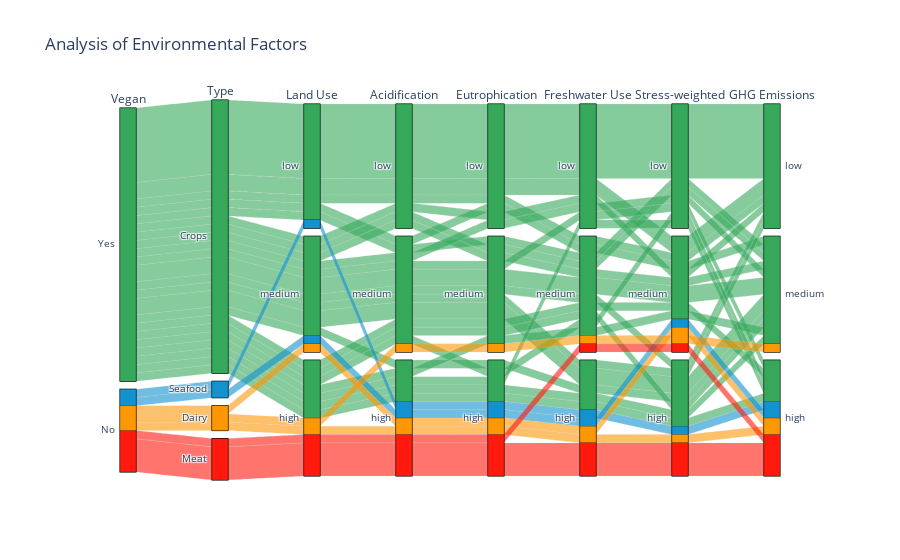

The code cell stored with this chart in its notebook:
### Markdown cell above
When we think about the dangers of global warming and the devastation it could cause, we often focus on greenhouse gas emissions. However, our planet is aching in more than one way. Here are some other categories that measure impact:

-	Land Use: besides the increase in greenhouse gas emissions, the problems associated with land use include habitat loss and soil degradation. Forests and wildlands that used to cover large parts of the world have disappeared.

-	Acidification: acidic substances like nitrogen oxides from fertilizers increase acidity in the soil and water bodies, which can have harmful effects on aquatic life, forests and crops.

-	Eutrophication: when too many nutrients (like nitrogen and phosphorus) enter a body of water, this leads to excessive growth of algae. These algae blooms deplete the oxygen in the water, leading to fish death and other negative impacts.

-	Freshwater use: especially as global temperatures rise, the demand for water is higher than ever.

-	Stress-weighted freshwater use: weights water use according to water stress in a particular region. This simply accounts for scarcity.

This is a lot to take into account when deciding what to eat—perhaps too much. One thing that could help simplify the problem is seeing whether foods that are bad in some impact categories are also bad in others: if this is the case, our choices are simpler. This is what we aim to discover in the following section.

### Code cell
# Combine the dataframes into a single dataframe
df_combined = pd.concat([df_land['Total'], df_ghg['Total'], df_acid['Total'], df_eutr['Total'], df_fresh['Total'], df_stress['Total']], axis=1)
df_combined.columns = ['Land Use', 'GHG Emissions', 'Acidification', 'Eutrophication', 'Freshwater Use', 'Stress-weighted Water Use']

# Define custom colors for GHG Emissions
df_combined[df_combined.columns] = df_combined[df_combined.columns].apply(lambda x: pd.qcut(x, q=3, labels=['low', 'medium', 'high']))
# color_mapping = {'low': 'lightsteelblue', 'medium': 'mediumseagreen', 'high': 'salmon'}
# colors = [color_mapping[category] for category in df_combined['GHG Emissions']]

# assigns categories
df_combined['Type'] = 0
df_combined.loc[33:37, 'Type'] = 3
df_combined.loc[38:40, 'Type'] = 2
df_combined.loc[41:42, 'Type'] = 1

df_combined['Class'] = 'Vegan'
df_combined.loc[33:42, 'Class'] = 'Non-vegan'

colorscale = [[0, crop_color], [0.33, seafood_color], [0.66, dairy_color], [1, meat_color]];
colors = df_combined['Type'];

highlighted = ['Olive Oil', 'Bovine Meat (beef herd)', 'Cheese', 'Lamb & Mutton', 'Dark Chocolate', 'Fish (farmed)', 'Eggs', 'Poultry Meat', 'Milk', 'Potatoes', 'Milk', 'Rice', 'Soymilk', 'Nuts', 'Bananas', 'Apples']


# Create Parallel categories plot
dimensions = [
    go.parcats.Dimension(values=df_combined['Class'], label='Vegan', categoryorder='array', categoryarray=['Vegan', 'Non-vegan'], ticktext=['Yes', 'No']),
    go.parcats.Dimension(values=df_combined['Type'], label='Type', categoryorder='array', categoryarray=[0, 1, 2, 3], ticktext=['Crops', 'Seafood', 'Dairy', 'Meat']),
    go.parcats.Dimension(values=df_combined['Land Use'], label='Land Use', categoryorder='array', categoryarray=['low', 'medium', 'high']),
    go.parcats.Dimension(values=df_combined['Acidification'], label='Acidification', categoryorder='array', categoryarray=['low', 'medium', 'high']),
    go.parcats.Dimension(values=df_combined['Eutrophication'], label='Eutrophication', categoryorder='array', categoryarray=['low', 'medium', 'high']),
    go.parcats.Dimension(values=df_combined['Freshwater Use'], label='Freshwater Use', categoryorder='array', categoryarray=['low', 'medium', 'high']),
    go.parcats.Dimension(values=df_combined['Stress-weighted Water Use'], label='Stress-weighted', categoryorder='array', categoryarray=['low', 'medium', 'high']),
    go.parcats.Dimension(values=df_combined['GHG Emissions'], label='GHG Emissions', categoryorder='array', categoryarray=['low', 'medium', 'high'])
]

parcats_trace = go.Parcats(dimensions=dimensions, line={'color': colors, 'colorscale':colorscale})

fig = go.Figure(data=parcats_trace)
fig.update_layout(title='Analysis of Environmental Factors')
fig.show()

### Figure 1 — Plotly figure (JSON) as saved in the notebook; plotly's stock layout.template omitted (floating-point values rounded to 4 significant figures)
{"data": [{"dimensions": [{"categoryarray": ["Vegan", "Non-vegan"], "categoryorder": "array", "label": "Vegan", "ticktext": ["Yes", "No"], "values": ["Vegan", "Vegan", "Vegan", "Vegan", "Vegan", "Vegan", "Vegan", "Vegan", "Vegan", "Vegan", "Vegan", "Vegan", "Vegan", "Vegan", "Vegan", "Vegan", "Vegan", "Vegan", "Vegan", "Vegan", "Vegan", "Vegan", "Vegan", "Vegan", "Vegan", "Vegan", "Vegan", "Vegan", "Vegan", "Vegan", "Vegan", "Vegan", "Vegan", "Non-vegan", "Non-vegan", "Non-vegan", "Non-vegan", "Non-vegan", "Non-vegan", "Non-vegan", "Non-vegan", "Non-vegan", "Non-vegan"]}, {"categoryarray": [0, 1, 2, 3], "categoryorder": "array", "label": "Type", "ticktext": ["Crops", "Seafood", "Dairy", "Meat"], "values": [0, 0, 0, 0, 0, 0, 0, 0, 0, 0, 0, 0, 0, 0, 0, 0, 0, 0, 0, 0, 0, 0, 0, 0, 0, 0, 0, 0, 0, 0, 0, 0, 0, 3, 3, 3, 3, 3, 2, 2, 2, 1, 1]}, {"categoryarray": ["low", "medium", "high"], "categoryorder": "array", "label": "Land Use", "values": ["medium", "medium", "low", "medium", "medium", "low", "low", "medium", "low", "high", "medium", "medium", "medium", "low", "medium", "high", "medium", "high", "high", "high", "low", "low", "low", "low", "low", "low", "low", "low", "medium", "medium", "low", "high", "high", "high", "high", "high", "high", "high", "high", "high", "medium", "medium", "low"]}, {"categoryarray": ["low", "medium", "high"], "categoryorder": "array", "label": "Acidification", "values": ["medium", "low", "low", "low", "high", "low", "low", "medium", "medium", "medium", "medium", "medium", "medium", "low", "low", "medium", "medium", "high", "high", "high", "medium", "low", "low", "low", "low", "low", "low", "low", "medium", "medium", "low", "high", "medium", "high", "high", "high", "high", "high", "medium", "high", "high", "high", "high"]}, {"categoryarray": ["low", "medium", "high"], "categoryorder": "array", "label": "Eutrophication", "values": ["medium", "low", "low", "medium", "high", "low", "low", "medium", "low", "medium", "medium", "medium", "medium", "low", "medium", "medium", "medium", "high", "medium", "high", "medium", "low", "low", "low", "low", "low", "low", "low", "medium", "low", "low", "high", "high", "high", "high", "high", "high", "high", "medium", "high", "high", "high", "high"]}, {"categoryarray": ["low", "medium", "high"], "categoryorder": "array", "label": "Freshwater Use", "values": ["high", "low", "low", "medium", "high", "low", "low", "medium", "medium", "medium", "medium", "high", "high", "low", "medium", "medium", "low", "high", "medium", "high", "medium", "low", "low", "low", "low", "low", "low", "medium", "medium", "low", "low", "low", "medium", "high", "high", "high", "high", "medium", "medium", "high", "high", "high", "high"]}, {"categoryarray": ["low", "medium", "high"], "categoryorder": "array", "label": "Stress-weighted", "values": ["high", "medium", "low", "medium", "high", "low", "low", "medium", "medium", "high", "high", "high", "high", "low", "low", "medium", "low", "high", "medium", "high", "low", "low", "low", "medium", "low", "low", "low", "medium", "medium", "low", "medium", "low", "low", "high", "high", "high", "high", "medium", "medium", "high", "medium", "medium", "high"]}, {"categoryarray": ["low", "medium", "high"], "categoryorder": "array", "label": "GHG Emissions", "values": ["medium", "low", "low", "medium", "medium", "low", "low", "medium", "medium", "medium", "low", "low", "medium", "low", "medium", "high", "high", "medium", "medium", "high", "medium", "low", "low", "low", "low", "low", "low", "low", "medium", "medium", "low", "high", "high", "high", "high", "high", "high", "high", "medium", "high", "high", "high", "high"]}], "line": {"color": [0, 0, 0, 0, 0, 0, 0, 0, 0, 0, 0, 0, 0, 0, 0, 0, 0, 0, 0, 0, 0, 0, 0, 0, 0, 0, 0, 0, 0, 0, 0, 0, 0, 3, 3, 3, 3, 3, 2, 2, 2, 1, 1], "colorscale": [[0, "#35A85A"], [0.33, "#1092d1"], [0.66, "#fd9a04"], [1, "#ff1a0d"]]}, "type": "parcats"}], "layout": {"title": {"text": "Analysis of Environmental Factors"}}}
